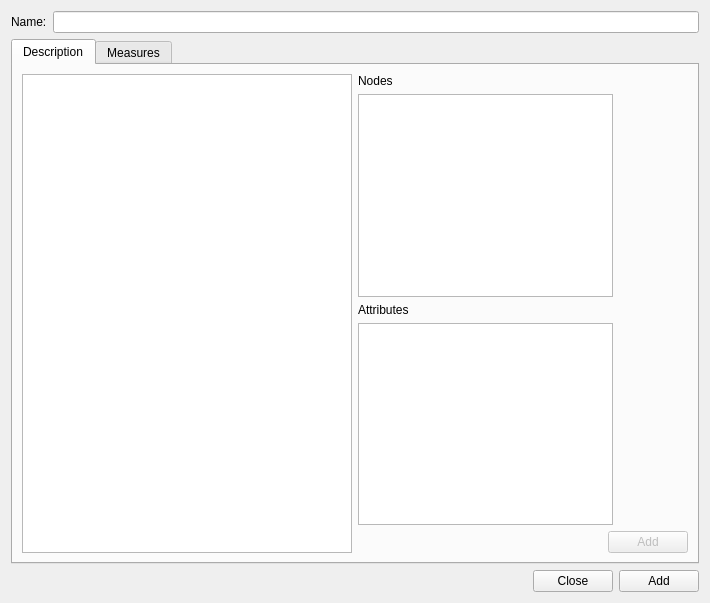
<?xml version="1.0" encoding="UTF-8"?>
<ui version="4.0">
 <class>addMeasureForm</class>
 <widget class="QWidget" name="addMeasureForm">
  <property name="geometry">
   <rect>
    <x>0</x>
    <y>0</y>
    <width>710</width>
    <height>603</height>
   </rect>
  </property>
  <property name="windowTitle">
   <string>Add measure</string>
  </property>
  <layout class="QGridLayout" name="gridLayout">
   <item row="0" column="0">
    <layout class="QHBoxLayout" name="horizontalLayout_4">
     <item>
      <widget class="QLabel" name="label_3">
       <property name="text">
        <string>Name:</string>
       </property>
      </widget>
     </item>
     <item>
      <widget class="QLineEdit" name="nameMeasureLineEdit"/>
     </item>
    </layout>
   </item>
   <item row="1" column="0">
    <layout class="QVBoxLayout" name="verticalLayout">
     <item>
      <widget class="QTabWidget" name="measureTabs">
       <property name="currentIndex">
        <number>0</number>
       </property>
       <widget class="QWidget" name="tabHeader">
        <attribute name="title">
         <string>Description</string>
        </attribute>
        <layout class="QGridLayout" name="gridLayout_2">
         <item row="0" column="0">
          <widget class="QTableView" name="headerTableView">
           <attribute name="horizontalHeaderStretchLastSection">
            <bool>true</bool>
           </attribute>
          </widget>
         </item>
         <item row="0" column="1">
          <layout class="QVBoxLayout" name="verticalLayout_2">
           <item>
            <widget class="QLabel" name="label_2">
             <property name="maximumSize">
              <size>
               <width>250</width>
               <height>16777215</height>
              </size>
             </property>
             <property name="text">
              <string>Nodes</string>
             </property>
            </widget>
           </item>
           <item>
            <widget class="QListView" name="nodesListView">
             <property name="maximumSize">
              <size>
               <width>255</width>
               <height>16777215</height>
              </size>
             </property>
            </widget>
           </item>
           <item>
            <widget class="QLabel" name="label">
             <property name="maximumSize">
              <size>
               <width>250</width>
               <height>16777215</height>
              </size>
             </property>
             <property name="text">
              <string>Attributes</string>
             </property>
            </widget>
           </item>
           <item>
            <widget class="QTableView" name="attributesTableView">
             <property name="maximumSize">
              <size>
               <width>255</width>
               <height>16777215</height>
              </size>
             </property>
            </widget>
           </item>
           <item>
            <layout class="QHBoxLayout" name="horizontalLayout_2">
             <item>
              <spacer name="horizontalSpacer_3">
               <property name="orientation">
                <enum>Qt::Horizontal</enum>
               </property>
               <property name="sizeHint" stdset="0">
                <size>
                 <width>40</width>
                 <height>20</height>
                </size>
               </property>
              </spacer>
             </item>
             <item>
              <widget class="QPushButton" name="addAttributeButton">
               <property name="enabled">
                <bool>false</bool>
               </property>
               <property name="text">
                <string>Add</string>
               </property>
              </widget>
             </item>
            </layout>
           </item>
          </layout>
         </item>
        </layout>
       </widget>
       <widget class="QWidget" name="tabData">
        <attribute name="title">
         <string>Measures</string>
        </attribute>
        <layout class="QGridLayout" name="gridLayout_3">
         <item row="0" column="0">
          <widget class="QLabel" name="measureSources">
           <property name="text">
            <string>Sources description</string>
           </property>
           <property name="alignment">
            <set>Qt::AlignLeading|Qt::AlignLeft|Qt::AlignTop</set>
           </property>
          </widget>
         </item>
         <item row="1" column="0" colspan="2">
          <widget class="QTableView" name="dataTableView"/>
         </item>
         <item row="2" column="1">
          <layout class="QHBoxLayout" name="horizontalLayout_3">
           <item>
            <spacer name="horizontalSpacer_2">
             <property name="orientation">
              <enum>Qt::Horizontal</enum>
             </property>
             <property name="sizeHint" stdset="0">
              <size>
               <width>40</width>
               <height>20</height>
              </size>
             </property>
            </spacer>
           </item>
           <item>
            <widget class="QPushButton" name="importButton">
             <property name="text">
              <string>Import</string>
             </property>
            </widget>
           </item>
           <item>
            <widget class="QPushButton" name="exportButton">
             <property name="text">
              <string>Export</string>
             </property>
            </widget>
           </item>
          </layout>
         </item>
        </layout>
       </widget>
      </widget>
     </item>
     <item>
      <layout class="QHBoxLayout" name="horizontalLayout">
       <item>
        <spacer name="horizontalSpacer">
         <property name="orientation">
          <enum>Qt::Horizontal</enum>
         </property>
         <property name="sizeHint" stdset="0">
          <size>
           <width>40</width>
           <height>20</height>
          </size>
         </property>
        </spacer>
       </item>
       <item>
        <widget class="QPushButton" name="cancelButton">
         <property name="text">
          <string>Close</string>
         </property>
        </widget>
       </item>
       <item>
        <widget class="QPushButton" name="addButton">
         <property name="text">
          <string>Add</string>
         </property>
        </widget>
       </item>
      </layout>
     </item>
    </layout>
   </item>
  </layout>
 </widget>
 <resources/>
 <connections/>
</ui>
